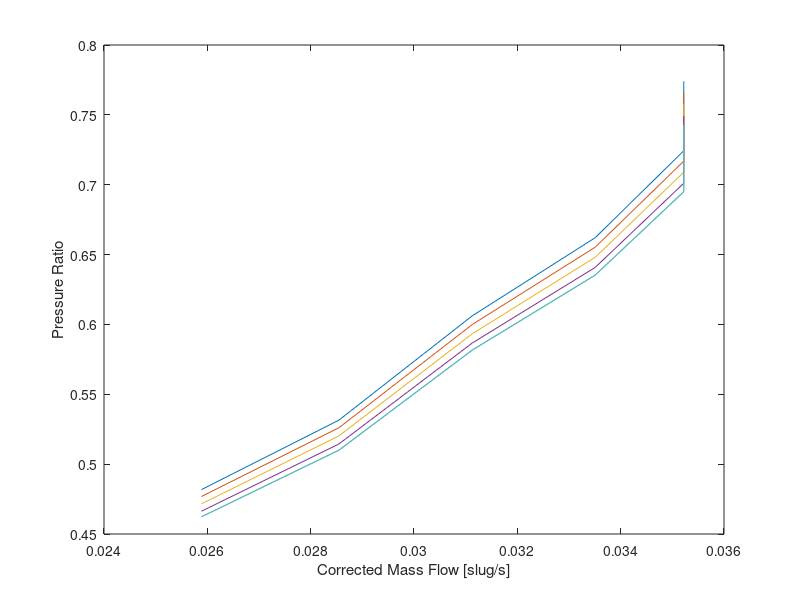
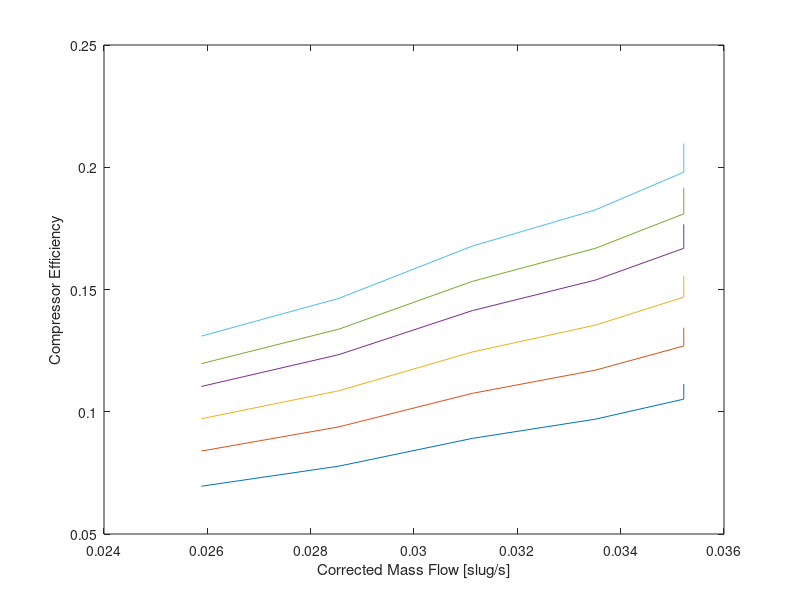
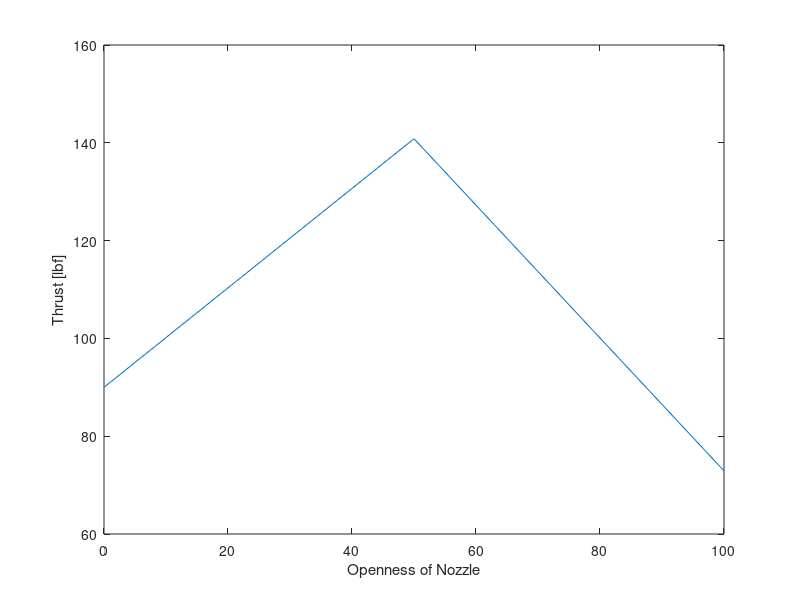

Reproduce these figures in MATLAB, in order.
clear ; clc ; close all ;
Pstd = 14.696 ; % Ambient air pressure
Tstd = 519.7 ; % Ambient air temperature
f2r = 458.67 ;
T1 = 67 + f2r ;
P01 = 14.7346 ;
R = 1717 ;
Cp = .24*(32.174) ;
k = 1.4 ;
rho = Pstd/( R*Tstd ) ;

A = 5.5 ; % square inches
%  data = xlsread( 'Lab2.xlsx' ) ;
 load( "data.mat" )
%  data = data( 1:end , : ) ;
 Throttled = data( 5:10 , : ) ;
 Nozzled = data( 11:13 , : ) ;
 throttle = Throttled( : , 1 ) ;
 P1 = Throttled( : , 4 ) + P01 ;
 T03 = Throttled( : , 8 ) + f2r ;
 P03 = Throttled( : , 10 ) + P01 ;
 T04 = Throttled( : , 14 ) + f2r;
 T05 = Throttled( : , 16 ) + f2r ;
 
 thrust_mv = data( 11:13 , 20:21 ) ;
 for ii = 1:3
     thrust_mvavg(ii) = mean( thrust_mv( ii , 1:2 ) ) ;
 end
 thrust = thrust_mvavg/.12 ;
 PercentOpen = [ 0 , 50 , 100 ] ;
 
 CompressorRatio = P03 ./ Pstd ;
 v = sqrt( ( P01 - P1 )*2/rho ) ;
 mdot = rho*A*v ;
 Corrected = mdot*( sqrt(T1/Tstd) / (P01/Pstd) ) ; % assuming sea level conditions
 
 PRcomp = P03/P1 ;
 h1 = Cp*T1 ;
 h2s = Cp*(( P03./P01 ).^((k-1)/k))*T1 ;
 h2 = Cp*T03 ;
 compeff = ( h2s - h1 )/( h2 - h1 ) ;
 
 
 figure
 plot( Corrected , PRcomp ) 
 xlabel( "Corrected Mass Flow [slug/s]" )
 ylabel( "Pressure Ratio" )
 
 figure 
  plot( Corrected , compeff ) 
 xlabel( "Corrected Mass Flow [slug/s]" )
 ylabel( "Compressor Efficiency" )

 figure
 plot( PercentOpen , thrust )
 xlabel( 'Openness of Nozzle' )
 ylabel( 'Thrust [lbf]' )
 
 
 
 %% Functions
 
